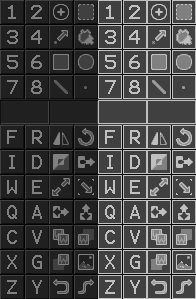
#> input picture image code/toolbar0Sheet.png, 196 x 299 px
$ python imageCutOut.py
#> lines starting #> are read from the running program, lines starting #| are printed output that depends on the picture
import PIL
from PIL import Image
import os

sheet = Image.open('toolbar0Sheet.png')
#> sheet is the input picture: PIL image 196x299 RGB; min 0, max 192, mean 69.5
sheetWidth, sheetHeight = sheet.size
#> sheetWidth = 196; sheetHeight = 299

for iteration in range(10):
  sheet.crop((98,(iteration*25),98+24, 24+(iteration*25))).save('v'+str(iteration*2).zfill(2)+'.PNG','png')
#> this loop made 10 passes
#> pass 1, `sheet.crop((98,(iteration*25),98+24, 24+(iteration*25))).save('v'+str(..`:
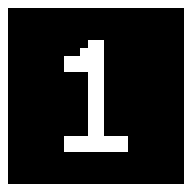
#> saved as v00.PNG: PIL image 24x24 RGB (shown 8 times larger); values 64 (black) and 192 (white), 24.1% white in thin lines or dots

for iteration in range(10):
  sheet.crop((123,(iteration*25),123+24, 24+(iteration*25))).save('v'+str((iteration*2)+1).zfill(2)+'.PNG','png')
#> this loop made 10 passes
#> pass 1, `sheet.crop((123,(iteration*25),123+24, 24+(iteration*25))).save('v'+st..`:
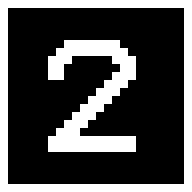
#> saved as v01.PNG: PIL image 24x24 RGB (shown 8 times larger); values 64 (black) and 192 (white), 28.8% white in thin lines or dots

for iteration in range(10):
  sheet.crop((147,(iteration*25),147+24, 24+(iteration*25))).save('u'+str(iteration*2).zfill(2)+'.PNG','png')
#> this loop made 10 passes
#> pass 1, `sheet.crop((147,(iteration*25),147+24, 24+(iteration*25))).save('u'+st..`:
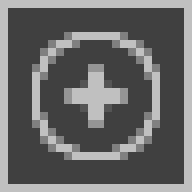
#> saved as u00.PNG: PIL image 24x24 RGB (shown 8 times larger); min 64, max 192, mean 103.5

for iteration in range(10):
  sheet.crop((172,(iteration*25),172+24, 24+(iteration*25))).save('u'+str((iteration*2)+1).zfill(2)+'.PNG','png')
#> this loop made 10 passes
#> pass 1, `sheet.crop((172,(iteration*25),172+24, 24+(iteration*25))).save('u'+st..`:
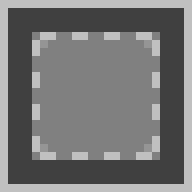
#> saved as u01.PNG: PIL image 24x24 RGB (shown 8 times larger); min 64, max 192, mean 116.6
#> pass 2, `sheet.crop((172,(iteration*25),172+24, 24+(iteration*25))).save('u'+st..`:
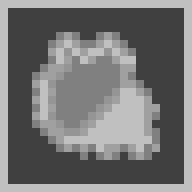
#> saved as u03.PNG: PIL image 24x24 RGB (shown 8 times larger); min 64, max 192, mean 116.6

sheet.crop((0,0,49,sheetHeight)).save('toolbar0u.PNG','png')
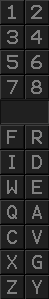
#> saved as toolbar0u.PNG: PIL image 49x299 RGB; min 0, max 128, mean 40.9
sheet.crop((49,0,98,sheetHeight)).save('toolbar0v.PNG','png')
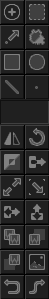
#> saved as toolbar0v.PNG: PIL image 49x299 RGB; min 0, max 128, mean 44.9
